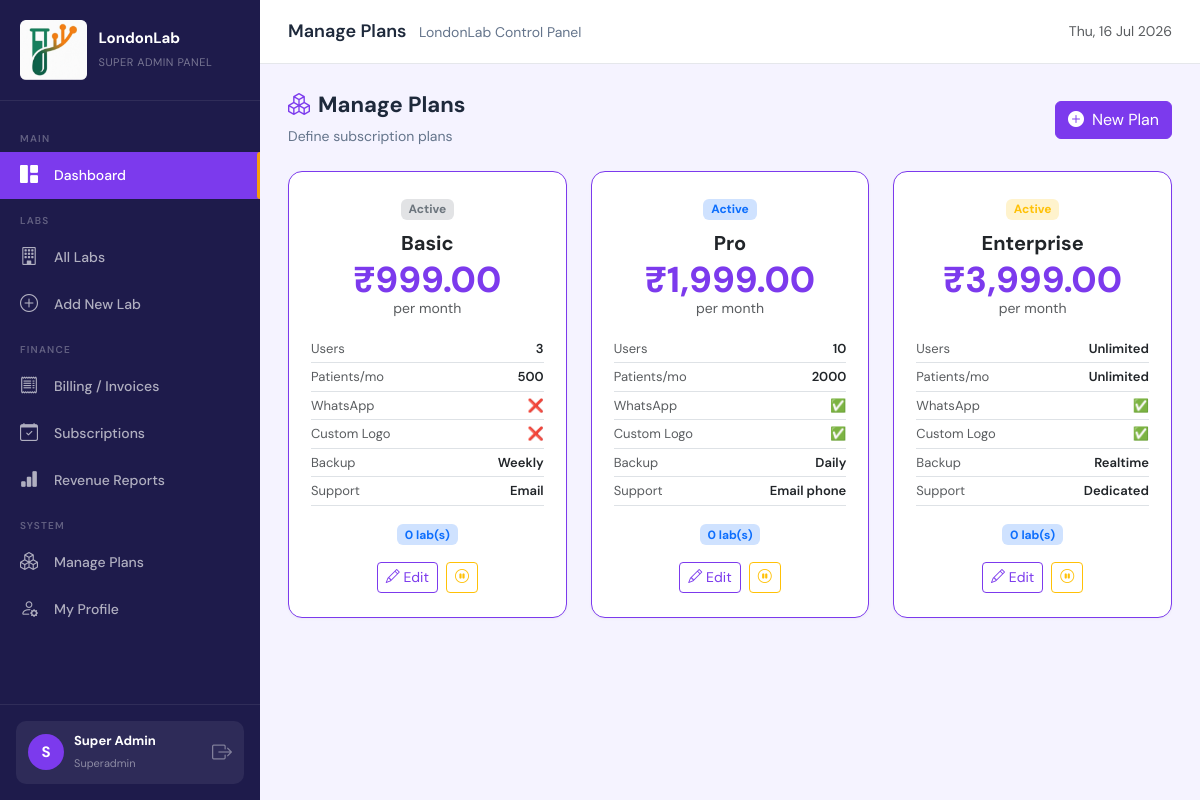
/superadmin/modules/plans/index.php (signed in), run on the app's committed database.
### tables this page shows
CREATE TABLE IF NOT EXISTS plans (
    id INT AUTO_INCREMENT PRIMARY KEY,
    name VARCHAR(50) NOT NULL,
    slug VARCHAR(50) UNIQUE NOT NULL,
    price DECIMAL(10,2) NOT NULL,
    billing_cycle ENUM('monthly','yearly') DEFAULT 'monthly',
    max_users INT DEFAULT 3,
    max_patients_per_month INT DEFAULT 500,
    features JSON,
    is_active TINYINT(1) DEFAULT 1,
    created_at TIMESTAMP DEFAULT CURRENT_TIMESTAMP
);

### superadmin/includes/auth.php (called while the page is built, shortened)
<?php
require_once __DIR__ . '/../../master/config.php';
function saIsLoggedIn(): bool {
    return isset($_SESSION['sa_id']) && !empty($_SESSION['sa_id']);
}
function saCurrentUser(): ?array {
    return [
        'id'   => $_SESSION['sa_id'],
        'name' => $_SESSION['sa_name'],
        'email'=> $_SESSION['sa_email'],
        'role' => $_SESSION['sa_role'],
    ];
}
function saClean(string $v): string {
    return htmlspecialchars(trim($v), ENT_QUOTES, 'UTF-8');
}

### master/config.php (called while the page is built, shortened)
<?php
class MasterDB {
    private static $instance = null;
    private $pdo;
    private function __construct() {
        $dsn = "mysql:host=" . MASTER_DB_HOST . ";dbname=" . MASTER_DB_NAME . ";charset=" . MASTER_DB_CHARSET;
        $this->pdo = new PDO($dsn, MASTER_DB_USER, MASTER_DB_PASS, [
            PDO::ATTR_ERRMODE            => PDO::ERRMODE_EXCEPTION,
            PDO::ATTR_DEFAULT_FETCH_MODE => PDO::FETCH_ASSOC,
            PDO::ATTR_EMULATE_PREPARES   => false,
            PDO::ATTR_TIMEOUT            => 10,
        ]);
    }
    public static function getInstance(): MasterDB {
        if (!self::$instance) self::$instance = new MasterDB();
        return self::$instance;
    }
    public function query(string $sql, array $params = []): PDOStatement {
        $stmt = $this->pdo->prepare($sql);
        $stmt->execute($params);
        return $stmt;
    }
    public function fetchAll(string $sql, array $p = []): array { return $this->query($sql,$p)->fetchAll(); }
}
function money(float $amount): string {
    return '₹' . number_format($amount, 2);
}
function planBadgeColor(string $slug): string {
    return match($slug) {
        'basic'      => 'secondary',
        'pro'        => 'primary',
        'enterprise' => 'warning',
        default      => 'secondary'
    };
}

### superadmin/modules/plans/index.php (the view, shortened to what this page needs)
<?php
$pageTitle = 'Manage Plans';
require_once __DIR__ . '/../../includes/header.php';
$db     = MasterDB::getInstance();
$plans = $db->fetchAll("SELECT p.*, COUNT(l.id) as lab_count FROM plans p LEFT JOIN labs l ON l.plan_id=p.id AND l.status IN ('active','trial') GROUP BY p.id ORDER BY p.price");
?>
<div class="page-header">
    <div><h2><i class="bi bi-boxes me-2" style="color:#7c3aed;"></i>Manage Plans</h2><p>Define subscription plans</p></div>
    <button class="btn btn-primary" data-bs-toggle="modal" data-bs-target="#planModal" onclick="resetForm()">
        <i class="bi bi-plus-circle-fill me-2"></i>New Plan
    </button>
</div>
<div class="row g-4 mb-4">
    <?php foreach ($plans as $plan):
        $feat = json_decode($plan['features'] ?? '{}', true);
    ?>
    <div class="col-md-4">
        <div class="card h-100" style="border-color:<?= $plan['is_active']?'#7c3aed':'#e5e7eb' ?>;">
            <div class="card-body text-center py-4">
                <span class="badge bg-<?= planBadgeColor($plan['slug']) ?>-subtle text-<?= planBadgeColor($plan['slug']) ?> mb-2">
                    <?= $plan['is_active'] ? 'Active' : 'Inactive' ?>
                </span>
                <div class="fw-bold fs-5 mb-1"><?= saClean($plan['name']) ?></div>
                <div style="font-size:36px;font-weight:800;color:#7c3aed;line-height:1;">
                    <?= money($plan['price']) ?>
                </div>
                <div class="text-muted small mb-3">per month</div>
                <div class="text-start">
                    <?php
                    $features = [
                        'Users'      => $plan['max_users'] ?: 'Unlimited',
                        'Patients/mo'=> $plan['max_patients_per_month'] ?: 'Unlimited',
                        'WhatsApp'   => ($feat['whatsapp_reports'] ?? false) ? '✅' : '❌',
                        'Custom Logo'=> ($feat['custom_logo'] ?? false) ? '✅' : '❌',
                        'Backup'     => ucfirst($feat['backup'] ?? 'weekly'),
                        'Support'    => ucfirst(str_replace('_',' ',$feat['support'] ?? 'email')),
                    ];
                    foreach ($features as $k=>$v): ?>
                    <div class="d-flex justify-content-between py-1 border-bottom" style="font-size:13px;">
                        <span class="text-muted"><?= $k ?></span>
                        <span class="fw-semibold"><?= $v ?></span>
                    </div>
                    <?php endforeach; ?>
                    <div class="text-center mt-3">
                        <span class="badge bg-primary-subtle text-primary"><?= $plan['lab_count'] ?> lab(s)</span>
                    </div>
                </div>
                <div class="d-flex gap-2 justify-content-center mt-3">
                    <button class="btn btn-sm btn-outline-primary"
                        data-bs-toggle="modal" data-bs-target="#planModal"
                        onclick="editPlan(<?= htmlspecialchars(json_encode($plan), ENT_QUOTES) ?>)">
                        <i class="bi bi-pencil"></i> Edit
                    </button>
                    <a href="?toggle=<?= $plan['id'] ?>" class="btn btn-sm btn-outline-<?= $plan['is_active']?'warning':'success' ?>"
                       onclick="return confirm('Toggle plan status?')">
                        <i class="bi bi-<?= $plan['is_active']?'pause':'play' ?>-circle"></i>
                    </a>
                </div>
            </div>
        </div>
    </div>
    <?php endforeach; ?>
</div>
<?php require_once __DIR__ . '/../../includes/footer.php'; ?>

### superadmin/includes/header.php (shortened to what this page needs)
<?php
require_once __DIR__ . '/auth.php';
$saUser      = saCurrentUser();
$currentPage = basename($_SERVER['PHP_SELF'], '.php');
?>
<!DOCTYPE html>
<html lang="en">
<head>
<link href="https://cdn.jsdelivr.net/npm/bootstrap@5.3.2/dist/css/bootstrap.min.css" rel="stylesheet">
<link href="https://cdn.jsdelivr.net/npm/bootstrap-icons@1.11.3/font/bootstrap-icons.min.css" rel="stylesheet">
<link href="https://cdn.datatables.net/1.13.7/css/dataTables.bootstrap5.min.css" rel="stylesheet">
</head>
<body>
<aside id="sidebar">
    <div class="sidebar-brand">
        <img src="/londonlab/superadmin/assets/logos/LondonLab_Logo---modified.png" alt="Logo" height="60" >
        <div class="brand-text">
            <strong><?= PLATFORM_NAME ?></strong>
            <span>SUPER ADMIN PANEL</span>
        </div>
    </div>
    <nav class="sidebar-nav">
        <div class="nav-label">Main</div>
        <a href="<?= SUPERADMIN_URL ?>/index.php" class="sidebar-link <?= $currentPage==='index'?'active':'' ?>">
            <i class="bi bi-grid-1x2-fill"></i> Dashboard
        </a>
        <div class="nav-label">Labs</div>
        <a href="<?= SUPERADMIN_URL ?>/modules/labs/index.php" class="sidebar-link <?= strpos($currentPage,'lab')!==false?'active':'' ?>">
            <i class="bi bi-building"></i> All Labs
        </a>
        <a href="<?= SUPERADMIN_URL ?>/modules/labs/create.php" class="sidebar-link">
            <i class="bi bi-plus-circle"></i> Add New Lab
        </a>
        <div class="nav-label">Finance</div>
        <a href="<?= SUPERADMIN_URL ?>/modules/billing/index.php" class="sidebar-link <?= strpos($currentPage,'billing')!==false || strpos($currentPage,'invoice')!==false ?'active':'' ?>">
            <i class="bi bi-receipt"></i> Billing / Invoices
        </a>
        <a href="<?= SUPERADMIN_URL ?>/modules/subscriptions/index.php" class="sidebar-link <?= strpos($currentPage,'subscription')!==false?'active':'' ?>">
            <i class="bi bi-calendar-check"></i> Subscriptions
        </a>
        <a href="<?= SUPERADMIN_URL ?>/modules/reports/index.php" class="sidebar-link <?= strpos($currentPage,'report')!==false?'active':'' ?>">
            <i class="bi bi-bar-chart-fill"></i> Revenue Reports
        </a>
        <div class="nav-label">System</div>
        <a href="<?= SUPERADMIN_URL ?>/modules/plans/index.php" class="sidebar-link <?= strpos($currentPage,'plan')!==false?'active':'' ?>">
            <i class="bi bi-boxes"></i> Manage Plans
        </a>
        <a href="<?= SUPERADMIN_URL ?>/profile.php" class="sidebar-link <?= $currentPage==='profile'?'active':'' ?>">
            <i class="bi bi-person-gear"></i> My Profile
        </a>
    </nav>
    <div class="sidebar-footer">
        <div class="user-card">
            <div class="user-avatar"><?= strtoupper(substr($saUser['name'],0,1)) ?></div>
            <div class="user-info" style="flex:1;min-width:0;">
                <strong><?= saClean($saUser['name']) ?></strong>
                <span><?= ucfirst($saUser['role']) ?></span>
            </div>
            <a href="<?= SUPERADMIN_URL ?>/logout.php" title="Logout" style="color:rgba(255,255,255,.4);">
                <i class="bi bi-box-arrow-right fs-5"></i>
            </a>
        </div>
    </div>
</aside>
<div id="main-wrapper">
    <header id="topbar">
        <div class="topbar-title">
            <?= $pageTitle ?? 'Dashboard' ?>
            <span><?= PLATFORM_NAME ?> Control Panel</span>
        </div>
        <div class="d-flex align-items-center gap-3">
            <div class="text-muted small"><?= date('D, d M Y') ?></div>
        </div>
    </header>
    <div id="page-content">

### superadmin/includes/footer.php (shortened to what this page needs)
    </div>
</div>
</body>
</html>

### superadmin/includes/header.php (style rules this page uses)
:root { --sa-primary: #7c3aed; --sa-primary-d: #5b21b6; --sa-primary-l: #ede9fe; --sa-accent: #f59e0b; --sa-sidebar: #1e1b4b; --sa-bg: #f5f3ff; --sa-card: #ffffff; --sa-border: #e5e7eb; --sa-text: #1e293b; --sa-muted: #64748b; --sidebar-w: 260px; --topbar-h: 64px; }
*, *::before, *::after { box-sizing: border-box; margin: 0; padding: 0; }
body { font-family: 'DM Sans', sans-serif; background: var(--sa-bg); color: var(--sa-text); display: flex; min-height: 100vh; }
#sidebar { width: var(--sidebar-w); min-height: 100vh; background: var(--sa-sidebar); position: fixed; top: 0; left: 0; display: flex; flex-direction: column; z-index: 1000; }
.sidebar-brand { display: flex; align-items: center; gap: 12px; padding: 20px; border-bottom: 1px solid rgba(255,255,255,.08); }
.brand-text strong { display: block; color: #fff; font-size: 15px; }
.brand-text span { color: rgba(255,255,255,.4); font-size: 11px; letter-spacing: .5px; }
.sidebar-nav { flex: 1; padding: 16px 0; overflow-y: auto; }
.nav-label { font-size: 10px; font-weight: 600; letter-spacing: 1.2px; text-transform: uppercase; color: rgba(255,255,255,.3); padding: 14px 20px 6px; }
.sidebar-link { display: flex; align-items: center; gap: 12px; padding: 10px 20px; color: rgba(255,255,255,.65); text-decoration: none; font-size: 14px; font-weight: 500; transition: all .15s; position: relative; }
.sidebar-link.active { background: var(--sa-primary); color: #fff; }
.sidebar-link.active::before { content:''; position:absolute; right:0; top:0; height:100%; width:3px; background: var(--sa-accent); border-radius:3px 0 0 3px; }
.sidebar-link i { font-size: 18px; width: 22px; }
.sidebar-footer { padding: 16px; border-top: 1px solid rgba(255,255,255,.08); }
.user-card { display: flex; align-items: center; gap: 10px; padding: 10px 12px; background: rgba(255,255,255,.07); border-radius: 10px; }
.user-avatar { width: 36px; height: 36px; background: var(--sa-primary); border-radius: 50%; display: grid; place-items: center; color: #fff; font-weight: 700; font-size: 15px; flex-shrink: 0; }
.user-info strong { display: block; color: #fff; font-size: 13px; }
.user-info span { color: rgba(255,255,255,.45); font-size: 11px; }
#main-wrapper { margin-left: var(--sidebar-w); flex: 1; display: flex; flex-direction: column; min-height: 100vh; }
#topbar { height: var(--topbar-h); background: #fff; border-bottom: 1px solid var(--sa-border); display: flex; align-items: center; padding: 0 28px; gap: 16px; position: sticky; top: 0; z-index: 900; }
.topbar-title { font-size: 18px; font-weight: 600; flex: 1; }
.topbar-title span { color: var(--sa-muted); font-weight: 400; font-size: 14px; margin-left: 8px; }
#page-content { flex: 1; padding: 28px; }
.card { background: var(--sa-card); border: 1px solid var(--sa-border); border-radius: 14px; box-shadow: 0 1px 3px rgba(0,0,0,.04); }
.card-body { padding: 22px; }
.btn-primary { background: var(--sa-primary); border-color: var(--sa-primary); }
.btn-outline-primary { color: var(--sa-primary); border-color: var(--sa-primary); }
.page-header { display: flex; align-items: center; justify-content: space-between; margin-bottom: 24px; flex-wrap: wrap; gap: 12px; }
.page-header h2 { font-size: 22px; font-weight: 700; }
.page-header p { color: var(--sa-muted); font-size: 14px; margin: 0; }

### data on the page
plans: is_active "Active", name "Basic", price "₹999.00", k "Users", v "3", k "Patients/mo", v "500", k "WhatsApp", v "❌", k "Custom Logo", k "Backup", v "Weekly", k "Support", v "Email", lab_count "0"
plans: is_active "Active", name "Pro", price "₹1,999.00", k "Users", v "10", k "Patients/mo", v "2000", k "WhatsApp", v "✅", k "Custom Logo", k "Backup", v "Daily", k "Support", v "Email phone", lab_count "0"
plans: is_active "Active", name "Enterprise", price "₹3,999.00", k "Users", v "Unlimited", k "Patients/mo", k "WhatsApp", v "✅", k "Custom Logo", k "Backup", v "Realtime", k "Support", v "Dedicated", lab_count "0"

### other printed values
PLATFORM_NAME "LondonLab"
substr($saUser['name'],0,1) "S"
saClean($saUser['name']) "Super Admin"
$saUser['role'] "Superadmin"
$pageTitle "Manage Plans"
